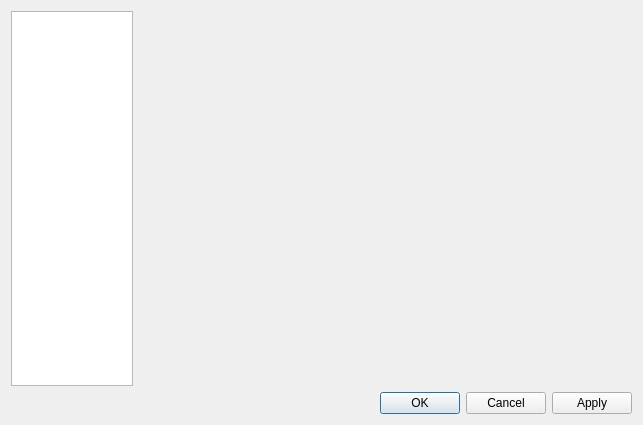
<?xml version="1.0" encoding="UTF-8"?>
<ui version="4.0">
 <class>PreferencesDialog</class>
 <widget class="QDialog" name="PreferencesDialog">
  <property name="geometry">
   <rect>
    <x>0</x>
    <y>0</y>
    <width>643</width>
    <height>425</height>
   </rect>
  </property>
  <property name="minimumSize">
   <size>
    <width>523</width>
    <height>425</height>
   </size>
  </property>
  <property name="windowTitle">
   <string>yoDownet - Preferences</string>
  </property>
  <layout class="QGridLayout" name="PreferencesDialogGridLayout">
   <item row="0" column="0">
    <widget class="QListWidget" name="sectionListWidget">
     <property name="sizePolicy">
      <sizepolicy hsizetype="Maximum" vsizetype="Expanding">
       <horstretch>0</horstretch>
       <verstretch>0</verstretch>
      </sizepolicy>
     </property>
     <property name="minimumSize">
      <size>
       <width>0</width>
       <height>0</height>
      </size>
     </property>
     <property name="maximumSize">
      <size>
       <width>122</width>
       <height>16777215</height>
      </size>
     </property>
     <property name="editTriggers">
      <set>QAbstractItemView::NoEditTriggers</set>
     </property>
     <property name="showDropIndicator" stdset="0">
      <bool>false</bool>
     </property>
     <property name="iconSize">
      <size>
       <width>28</width>
       <height>28</height>
      </size>
     </property>
     <property name="movement">
      <enum>QListView::Static</enum>
     </property>
     <property name="flow">
      <enum>QListView::LeftToRight</enum>
     </property>
     <property name="isWrapping" stdset="0">
      <bool>false</bool>
     </property>
     <property name="spacing">
      <number>0</number>
     </property>
     <property name="viewMode">
      <enum>QListView::ListMode</enum>
     </property>
     <property name="wordWrap">
      <bool>true</bool>
     </property>
    </widget>
   </item>
   <item row="0" column="1">
    <widget class="QStackedWidget" name="pages"/>
   </item>
   <item row="1" column="0" colspan="2">
    <widget class="QDialogButtonBox" name="buttonBox">
     <property name="standardButtons">
      <set>QDialogButtonBox::Apply|QDialogButtonBox::Cancel|QDialogButtonBox::Ok</set>
     </property>
    </widget>
   </item>
  </layout>
 </widget>
 <resources/>
 <connections>
  <connection>
   <sender>buttonBox</sender>
   <signal>accepted()</signal>
   <receiver>PreferencesDialog</receiver>
   <slot>accept()</slot>
   <hints>
    <hint type="sourcelabel">
     <x>268</x>
     <y>408</y>
    </hint>
    <hint type="destinationlabel">
     <x>268</x>
     <y>212</y>
    </hint>
   </hints>
  </connection>
  <connection>
   <sender>sectionListWidget</sender>
   <signal>currentRowChanged(int)</signal>
   <receiver>pages</receiver>
   <slot>setCurrentIndex(int)</slot>
   <hints>
    <hint type="sourcelabel">
     <x>135</x>
     <y>197</y>
    </hint>
    <hint type="destinationlabel">
     <x>401</x>
     <y>197</y>
    </hint>
   </hints>
  </connection>
  <connection>
   <sender>buttonBox</sender>
   <signal>rejected()</signal>
   <receiver>PreferencesDialog</receiver>
   <slot>reject()</slot>
   <hints>
    <hint type="sourcelabel">
     <x>268</x>
     <y>408</y>
    </hint>
    <hint type="destinationlabel">
     <x>268</x>
     <y>212</y>
    </hint>
   </hints>
  </connection>
 </connections>
</ui>
